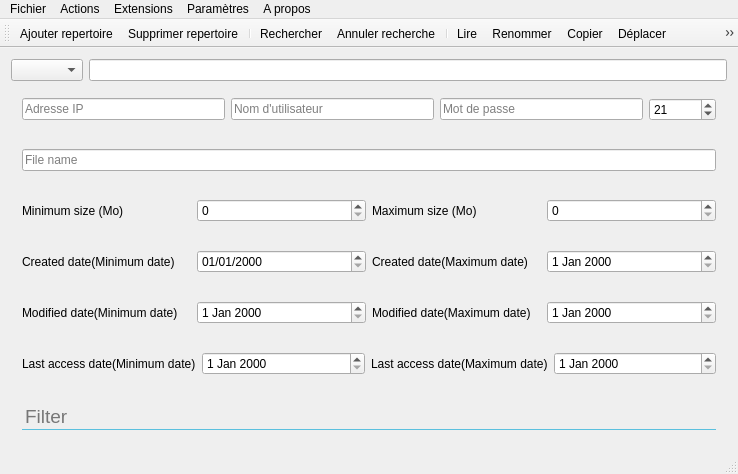
<?xml version="1.0" encoding="UTF-8"?>
<ui version="4.0">
 <class>WindowsS</class>
 <widget class="QMainWindow" name="WindowsS">
  <property name="geometry">
   <rect>
    <x>0</x>
    <y>0</y>
    <width>738</width>
    <height>445</height>
   </rect>
  </property>
  <property name="windowTitle">
   <string>Advanced File Search</string>
  </property>
  <widget class="QWidget" name="centralWidget">
   <layout class="QVBoxLayout" name="verticalLayout">
    <item>
     <layout class="QHBoxLayout" name="horizontalLayout">
      <item>
       <widget class="customComboBox" name="comboListType">
        <property name="editable">
         <bool>false</bool>
        </property>
       </widget>
      </item>
      <item>
       <widget class="QLineEdit" name="rootFolder">
        <property name="enabled">
         <bool>true</bool>
        </property>
        <property name="readOnly">
         <bool>true</bool>
        </property>
       </widget>
      </item>
     </layout>
    </item>
    <item>
     <widget class="QWidget" name="ftpLayout" native="true">
      <layout class="QHBoxLayout" name="horizontalLayout_3">
       <item>
        <widget class="QLineEdit" name="hostLineEdit">
         <property name="placeholderText">
          <string>Adresse IP</string>
         </property>
        </widget>
       </item>
       <item>
        <widget class="QLineEdit" name="username">
         <property name="placeholderText">
          <string>Nom d'utilisateur</string>
         </property>
        </widget>
       </item>
       <item>
        <widget class="QLineEdit" name="password">
         <property name="echoMode">
          <enum>QLineEdit::Password</enum>
         </property>
         <property name="placeholderText">
          <string>Mot de passe</string>
         </property>
        </widget>
       </item>
       <item>
        <widget class="QSpinBox" name="portEdit">
         <property name="styleSheet">
          <string notr="true"/>
         </property>
         <property name="maximum">
          <number>999999</number>
         </property>
         <property name="value">
          <number>21</number>
         </property>
        </widget>
       </item>
      </layout>
     </widget>
    </item>
    <item>
     <widget class="QWidget" name="nameLayout_2" native="true">
      <layout class="QHBoxLayout" name="nameLayout">
       <item>
        <widget class="QLineEdit" name="nameField">
         <property name="placeholderText">
          <string>File name</string>
         </property>
        </widget>
       </item>
      </layout>
     </widget>
    </item>
    <item>
     <widget class="QWidget" name="sizeLayout" native="true">
      <layout class="QHBoxLayout" name="horizontalLayout_4">
       <item>
        <widget class="QLabel" name="label_2">
         <property name="text">
          <string>Minimum size (Mo)</string>
         </property>
        </widget>
       </item>
       <item>
        <widget class="QSpinBox" name="minimumSize">
         <property name="maximum">
          <number>999999999</number>
         </property>
        </widget>
       </item>
       <item>
        <widget class="QLabel" name="label_3">
         <property name="text">
          <string>Maximum size (Mo)</string>
         </property>
        </widget>
       </item>
       <item>
        <widget class="QSpinBox" name="maximumSize">
         <property name="maximum">
          <number>999999999</number>
         </property>
        </widget>
       </item>
      </layout>
     </widget>
    </item>
    <item>
     <widget class="QWidget" name="createdDateLayout" native="true">
      <layout class="QHBoxLayout" name="dateCreationLayout">
       <item>
        <widget class="QLabel" name="label">
         <property name="text">
          <string>Created date(Minimum date)</string>
         </property>
        </widget>
       </item>
       <item>
        <widget class="QDateEdit" name="minimumCreatedDate">
         <property name="displayFormat">
          <string>dd/MM/yyyy</string>
         </property>
        </widget>
       </item>
       <item>
        <widget class="QLabel" name="label_4">
         <property name="text">
          <string>Created date(Maximum date)</string>
         </property>
        </widget>
       </item>
       <item>
        <widget class="QDateEdit" name="maximumCreatedDate"/>
       </item>
      </layout>
     </widget>
    </item>
    <item>
     <widget class="QWidget" name="modifiedDateLayout" native="true">
      <layout class="QHBoxLayout" name="horizontalLayout_2">
       <item>
        <widget class="QLabel" name="label_5">
         <property name="text">
          <string>Modified date(Minimum date)</string>
         </property>
        </widget>
       </item>
       <item>
        <widget class="QDateEdit" name="minimumModifiedDate"/>
       </item>
       <item>
        <widget class="QLabel" name="label_6">
         <property name="text">
          <string>Modified date(Maximum date)</string>
         </property>
        </widget>
       </item>
       <item>
        <widget class="QDateEdit" name="maximumModifiedDate"/>
       </item>
      </layout>
     </widget>
    </item>
    <item>
     <widget class="QWidget" name="lastAccessLayout_2" native="true">
      <layout class="QHBoxLayout" name="lastAccessLayout">
       <item>
        <widget class="QLabel" name="label_8">
         <property name="text">
          <string>Last access date(Minimum date)</string>
         </property>
        </widget>
       </item>
       <item>
        <widget class="QDateEdit" name="minimumLastAccessDate"/>
       </item>
       <item>
        <widget class="QLabel" name="label_7">
         <property name="text">
          <string>Last access date(Maximum date)</string>
         </property>
        </widget>
       </item>
       <item>
        <widget class="QDateEdit" name="maximumLastAccessDate_2"/>
       </item>
      </layout>
     </widget>
    </item>
    <item>
     <widget class="QWidget" name="filterLayout" native="true">
      <layout class="QHBoxLayout" name="horizontalLayout_7">
       <item>
        <widget class="QLineEdit" name="filterLineEdit">
         <property name="styleSheet">
          <string notr="true">QLineEdit {
    border: 1px solid transparent;
    border-bottom: 1px solid #5bc0de;
    font-family : &quot;Century Gothic&quot;;
    font-size: 19px;
    background-color: transparent;
}

QLineEdit:hover, QLineEdit:focus {
    border-bottom: 1px solid #bdeaf8;
}</string>
         </property>
         <property name="placeholderText">
          <string>Filter</string>
         </property>
        </widget>
       </item>
      </layout>
     </widget>
    </item>
   </layout>
  </widget>
  <widget class="QStatusBar" name="statusBar"/>
  <widget class="QMenuBar" name="menuBar">
   <property name="geometry">
    <rect>
     <x>0</x>
     <y>0</y>
     <width>738</width>
     <height>21</height>
    </rect>
   </property>
   <widget class="QMenu" name="menuFichier">
    <property name="title">
     <string>Fichier</string>
    </property>
    <addaction name="actionAjouter_repertoire_de_recherche"/>
    <addaction name="actionSupprimer_repertoire"/>
    <addaction name="separator"/>
    <addaction name="actionQuitter"/>
   </widget>
   <widget class="QMenu" name="menuActions">
    <property name="title">
     <string>Actions</string>
    </property>
    <addaction name="actionRechercher"/>
    <addaction name="actionAnnuler_recherche"/>
    <addaction name="separator"/>
    <addaction name="actionLire"/>
    <addaction name="actionRenommer"/>
    <addaction name="actionCopier"/>
    <addaction name="actionD_placer"/>
    <addaction name="actionSupprimer"/>
    <addaction name="actionOuvrir_l_emplacement"/>
    <addaction name="separator"/>
    <addaction name="actionActiver_mode_FTP"/>
    <addaction name="actionD_sactiver_mode_FTP"/>
   </widget>
   <widget class="QMenu" name="menuExtensions">
    <property name="title">
     <string>Extensions</string>
    </property>
    <addaction name="actionModifierExtensions"/>
    <addaction name="separator"/>
    <addaction name="actionAjouter_extensions"/>
    <addaction name="actionSupprimer_extensions"/>
   </widget>
   <widget class="QMenu" name="menuParam_tres">
    <property name="title">
     <string>Paramètres</string>
    </property>
    <addaction name="actionParam_tres"/>
    <addaction name="actionR_nitialiser"/>
   </widget>
   <widget class="QMenu" name="menuA_propos">
    <property name="title">
     <string>A propos</string>
    </property>
    <addaction name="actionIcon8_App"/>
    <addaction name="actionAdvanced_search"/>
   </widget>
   <addaction name="menuFichier"/>
   <addaction name="menuActions"/>
   <addaction name="menuExtensions"/>
   <addaction name="menuParam_tres"/>
   <addaction name="menuA_propos"/>
  </widget>
  <widget class="QToolBar" name="toolBar">
   <property name="windowTitle">
    <string>toolBar</string>
   </property>
   <attribute name="toolBarArea">
    <enum>TopToolBarArea</enum>
   </attribute>
   <attribute name="toolBarBreak">
    <bool>false</bool>
   </attribute>
   <addaction name="actionAjouter_repertoire_de_recherche"/>
   <addaction name="actionSupprimer_repertoire"/>
   <addaction name="separator"/>
   <addaction name="actionRechercher"/>
   <addaction name="actionAnnuler_recherche"/>
   <addaction name="separator"/>
   <addaction name="actionLire"/>
   <addaction name="actionRenommer"/>
   <addaction name="actionCopier"/>
   <addaction name="actionD_placer"/>
   <addaction name="actionSupprimer"/>
   <addaction name="actionOuvrir_l_emplacement"/>
   <addaction name="separator"/>
   <addaction name="actionAjouter_extensions"/>
   <addaction name="actionModifierExtensions"/>
   <addaction name="actionSupprimer_extensions"/>
   <addaction name="separator"/>
   <addaction name="actionActiver_mode_FTP"/>
   <addaction name="actionD_sactiver_mode_FTP"/>
   <addaction name="separator"/>
   <addaction name="actionParam_tres"/>
   <addaction name="actionR_nitialiser"/>
  </widget>
  <action name="actionCopier">
   <property name="icon">
    <iconset resource="resource.qrc">
     <normaloff>:/features/icons/icons/icons8_Copy_48px_2.png</normaloff>:/features/icons/icons/icons8_Copy_48px_2.png</iconset>
   </property>
   <property name="text">
    <string>Copier</string>
   </property>
  </action>
  <action name="actionD_placer">
   <property name="icon">
    <iconset resource="resource.qrc">
     <normaloff>:/features/icons/icons/icons8_Cut_48px.png</normaloff>:/features/icons/icons/icons8_Cut_48px.png</iconset>
   </property>
   <property name="text">
    <string>Déplacer</string>
   </property>
  </action>
  <action name="actionSupprimer">
   <property name="icon">
    <iconset resource="resource.qrc">
     <normaloff>:/features/icons/icons/icons8_Delete_48px.png</normaloff>:/features/icons/icons/icons8_Delete_48px.png</iconset>
   </property>
   <property name="text">
    <string>Supprimer</string>
   </property>
  </action>
  <action name="actionLire">
   <property name="icon">
    <iconset resource="resource.qrc">
     <normaloff>:/features/icons/icons/icons8_Play_48px.png</normaloff>:/features/icons/icons/icons8_Play_48px.png</iconset>
   </property>
   <property name="text">
    <string>Lire</string>
   </property>
  </action>
  <action name="actionRenommer">
   <property name="icon">
    <iconset resource="resource.qrc">
     <normaloff>:/features/icons/icons/icons8_Rename_48px.png</normaloff>:/features/icons/icons/icons8_Rename_48px.png</iconset>
   </property>
   <property name="text">
    <string>Renommer</string>
   </property>
  </action>
  <action name="actionRechercher">
   <property name="icon">
    <iconset resource="resource.qrc">
     <normaloff>:/features/icons/icons/icons8_Search_48px.png</normaloff>:/features/icons/icons/icons8_Search_48px.png</iconset>
   </property>
   <property name="text">
    <string>Rechercher</string>
   </property>
  </action>
  <action name="actionAnnuler_recherche">
   <property name="icon">
    <iconset resource="resource.qrc">
     <normaloff>:/features/icons/icons/icons8_Search_Stop_48px.png</normaloff>:/features/icons/icons/icons8_Search_Stop_48px.png</iconset>
   </property>
   <property name="text">
    <string>Annuler recherche</string>
   </property>
  </action>
  <action name="actionAjouter_extensions">
   <property name="icon">
    <iconset resource="resource.qrc">
     <normaloff>:/features/icons/icons/icons8_Add_Row_48px.png</normaloff>:/features/icons/icons/icons8_Add_Row_48px.png</iconset>
   </property>
   <property name="text">
    <string>Ajouter extensions</string>
   </property>
  </action>
  <action name="actionSupprimer_extensions">
   <property name="icon">
    <iconset resource="resource.qrc">
     <normaloff>:/features/icons/icons/icons8_Delete_Row_48px.png</normaloff>:/features/icons/icons/icons8_Delete_Row_48px.png</iconset>
   </property>
   <property name="text">
    <string>Supprimer extensions</string>
   </property>
  </action>
  <action name="actionModifierExtensions">
   <property name="icon">
    <iconset resource="resource.qrc">
     <normaloff>:/features/icons/icons/icons8_Edit_Row_48px_1.png</normaloff>:/features/icons/icons/icons8_Edit_Row_48px_1.png</iconset>
   </property>
   <property name="text">
    <string>Extensions</string>
   </property>
  </action>
  <action name="actionParam_tres">
   <property name="icon">
    <iconset resource="resource.qrc">
     <normaloff>:/features/icons/icons/icons8_Settings_48px.png</normaloff>:/features/icons/icons/icons8_Settings_48px.png</iconset>
   </property>
   <property name="text">
    <string>Paramètres</string>
   </property>
  </action>
  <action name="actionR_nitialiser">
   <property name="icon">
    <iconset resource="resource.qrc">
     <normaloff>:/features/icons/icons/icons8_Settings_Reset_48px.png</normaloff>:/features/icons/icons/icons8_Settings_Reset_48px.png</iconset>
   </property>
   <property name="text">
    <string>Rénitialiser</string>
   </property>
  </action>
  <action name="actionQuitter">
   <property name="icon">
    <iconset resource="resource.qrc">
     <normaloff>:/features/icons/icons/icons8_Exit_48px_1.png</normaloff>:/features/icons/icons/icons8_Exit_48px_1.png</iconset>
   </property>
   <property name="text">
    <string>Quitter</string>
   </property>
  </action>
  <action name="actionAjouter_repertoire_de_recherche">
   <property name="icon">
    <iconset resource="resource.qrc">
     <normaloff>:/features/icons/icons/icons8_Add_Folder_48px.png</normaloff>:/features/icons/icons/icons8_Add_Folder_48px.png</iconset>
   </property>
   <property name="text">
    <string>Ajouter repertoire</string>
   </property>
  </action>
  <action name="actionSupprimer_repertoire">
   <property name="icon">
    <iconset resource="resource.qrc">
     <normaloff>:/features/icons/icons/icons8_Remove_Folder_48px.png</normaloff>:/features/icons/icons/icons8_Remove_Folder_48px.png</iconset>
   </property>
   <property name="text">
    <string>Supprimer repertoire</string>
   </property>
  </action>
  <action name="actionAdvanced_search">
   <property name="text">
    <string>Advanced file search</string>
   </property>
  </action>
  <action name="actionIcon8_App">
   <property name="text">
    <string>Icon8 App</string>
   </property>
  </action>
  <action name="actionOuvrir_l_emplacement">
   <property name="icon">
    <iconset resource="resource.qrc">
     <normaloff>:/features/icons/icons/icons8_Folder_48px.png</normaloff>:/features/icons/icons/icons8_Folder_48px.png</iconset>
   </property>
   <property name="text">
    <string>Ouvrir l'emplacement du fichier</string>
   </property>
  </action>
  <action name="actionActiver_mode_FTP">
   <property name="icon">
    <iconset resource="resource.qrc">
     <normaloff>:/features/icons/icons/icons8_FTP_48px.png</normaloff>:/features/icons/icons/icons8_FTP_48px.png</iconset>
   </property>
   <property name="text">
    <string>Activer mode FTP</string>
   </property>
  </action>
  <action name="actionD_sactiver_mode_FTP">
   <property name="icon">
    <iconset resource="resource.qrc">
     <normaloff>:/features/icons/icons/icons8_Stop_FTP_48px.png</normaloff>:/features/icons/icons/icons8_Stop_FTP_48px.png</iconset>
   </property>
   <property name="text">
    <string>Désactiver mode FTP</string>
   </property>
  </action>
 </widget>
 <layoutdefault spacing="6" margin="11"/>
 <customwidgets>
  <customwidget>
   <class>customComboBox</class>
   <extends>QComboBox</extends>
   <header>customcombobox.h</header>
  </customwidget>
 </customwidgets>
 <resources>
  <include location="resource.qrc"/>
 </resources>
 <connections/>
</ui>
